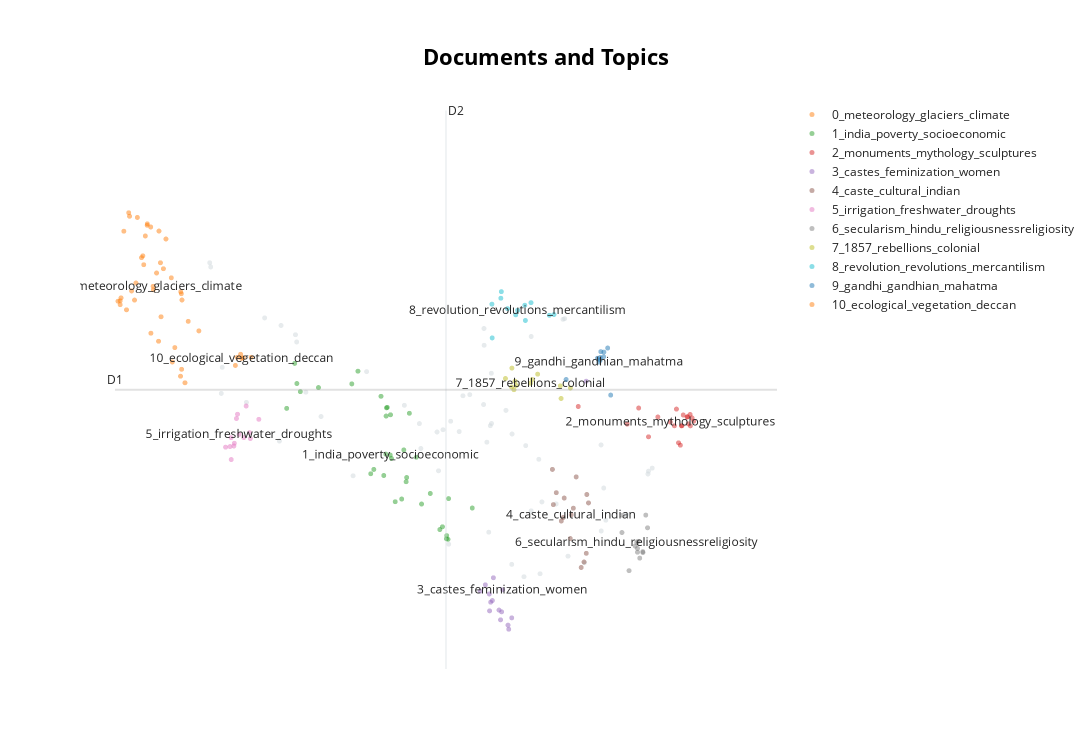

Write notebook code for a chart like this one.
### Code cell
topic_model.visualize_documents(df['Question'])

### Figure 1 — Plotly figure (JSON) as saved in the notebook; plotly's stock layout.template omitted (floating-point values rounded to 4 significant figures)
{"data": [{"hoverinfo": "text", "hovertext": ["Critically discuss the objectives of Bhoodan and Gramdan movements initiated by AcharyaVinobhaBhave and their success.", "Customs and traditions suppress reason leading to obscurantism. Do you agree?", "Mumbai, Delhi and Kolkata are the three Mega cities of the country but the air pollution is much more serious probelm in Delhi as compared to the other two. Why is this so?", "Growing feeling of regionalism is an important factor in generation of demand for a separate state. Discuss.", "Discuss whether formation of new states in recent times is beneficial or not for the economy of India.", "Do you agree that regionalism in India appears to be a consequence of rising cultural assertiveness? Argue.", "Mention the advantages of the cultivation of pulses because of which the year 2016 was declared as the International Year of Pulses by United Nations.", "Petroleum refineries are not necessarily located nearer to crude oil producing areas, particularly in many of the developing countries. Explain its implications.", "What problems are germane to the decolonization process in the Malay Peninsula?", "What were the major technological changes introduced during the Sultanate period? How did those technological changes influence the Indian society?", "What is Cryptocurrency? How does it affect global society? Has it been affecting Indian society also?", "Why is India taking keen interest in the Arctic region?", "What are the two major legal initiatives by the State since Independence addressing discrimination against Scheduled Tribes(STs)?", "What makes the Indian society unique in sustaining its culture? Discuss.", "How does Indian society maintain continuity in traditional social values? Enumerate the changes taking place in it.", "To what extent did the role of the moderates prepare a base for the wider freedom movement? Comment.", "Discuss the multi-dimensional implications of uneven distribution of mineral oil in the world.", "What is the basis of regionalism? Is it that unequal distribution of benefits of development on regional basis eventually promotes regionalism? Substantiate your answer.", "Describing the distribution of rubber producing countries, indicate the major environmental issues faced by them.", "Assess the main administrative issues and socio-cultural problems in the integration process of Indian Princely States.", "Why was there a sudden spurt in famines in colonial India since the mid-eighteenth century? Give reasons.", "‘Latecomer’ Industrial Revolution in Japan involved certain factors that were markedly different from what West had experienced.” Analyze.", "Why is Indian Regional Navigational Satellite System (IRNSS) needed? How does it help in navigation?", "Critically evaluate the various resources of the oceans which can be harnessed to meet the resource crisis in the world.", "Critically examine the effect of globalization on the aged population in India.", "Why are the tribals in India referred to as 'the Scheduled Tribes? Indicate the major provisions in the Constitution of India for their upliftment.", "Why did the ‘Moderates’ failed to carry conviction with the nation about their proclaimed ideology and political goals by the end of the nineteenth century?", "Child cuddling is now being replaced by mobile phones. Discuss its impact on the socialization of children.", "Why did the Green Revolution in India virtually by-pass the eastern region despite fertile soil and good availability of water?", "Account for the change in the spatial pattern of the Iron and Steel industry in the world.", "What were the major political, economic and social developments in the world which motivated the anti-colonial in India?", "Examine how the decline of traditional artisanal industry in colonial India crippled the rural economy.", "South China Sea has assumed great geopolitical significance in the present context. Comment.", "Examine the linkages between the nineteenth century’s ‘Indian Renaissance’ and the emergence of national identity.", "How is the growth of Tier 2 cities related to the rise of a new middle class with an emphasis on the culture of consumption?", "Why did the industrial revolution first occur in England? Discuss the quality of life of the people there during the industrialization. How does it compare with that in India at present times?", "The life cycle of a joint family depends on economic factors rather than social values. Discuss.", "To what extent globalization has influenced the core of cultural diversity in India? Explain.", "Mention the significance of straits and isthmus in international trade.", "Whereas the British planters had developed tea gardens all along the Shivaliks and Lesser Himalayas from Assam to Himachal Pradesh, in effect they did not succeed beyond the Darjeeling area. Explain.", "Explore and evaluate the impact of ‘Work From Home’ on family relationships.", "The Bhakti movement received a remarkable re-orientation with the advent of Sri Chaitanya Mahaprabhu. Discuss.", "The political and administrative reorganization of states and territories has been a continuous ongoing process since the mid-nineteenth century. Discuss with examples.", "What are the economic significances of discovery of oil in Arctic Sea and its possible environemental consequences?", "Debate the issue whether and how contemporary movements for assertion of Dalit identity work towards annihilation of caste.", "‘Communalism arises either due to power struggle or relative deprivation.’ Argue by giving suitable illustrations.", "Why is India considered as a sub-continent? Elaborate your answer.", "The New Economic Policy – 1921 of Lenin had influenced the policies adopted by India soon after independence. Evaluate.", "Evaluate the nature of the Bhakti Literature and its contribution to Indian culture.", "Critically examine the compulsions which prompted India to play a decisive role in the emergence of Bangladesh.", "\"An essential condition to eradicate poverty is to liberate the poor from the process of deprivation.\" Substantiate this statement with suitable examples.", "“Inspite of adverse environmental impact, coal mining is still inevitable for development”.\nDiscuss", "How can the mountain ecosystem be restored from the negative impact of development initiatives and tourism?", "How did the colonial rule affect the tribals in India and what was the tribal response to the colonial oppression?", "What were the events that led to the Suez Crisis in 1956? How did it deal a final blow to Britain’s self-image as a world power?", null], "marker": {"color": "#CFD8DC", "opacity": 0.5, "size": 5}, "mode": "markers+text", "name": "other", "showlegend": false, "type": "scattergl", "x": [7.998, 7.204, 2.193, 4.647, 4.373, 6.28, 4.139, 2.461, 5.381, 5.496, 4.671, 2.605, 6.028, 7.243, 7.275, 6.609, 2.443, 4.741, 1.288, 5.493, 5.423, 5.051, 2.842, 1.963, 5.453, 6.232, 6.634, 5.811, 3.34, 3.551, 5.72, 5.477, 1.123, 7.201, 4.396, 5.157, 6.251, 6.503, 1.108, 5.372, 6.001, 7.939, 4.86, 2.219, 6.943, 6.686, 6.113, 6.113, 7.932, 7.597, 4.829, 1.679, 1.303, 5.816, 5.378, 4.992], "y": [4.625, 3.943, 4.919, 5.017, 5.108, 4.258, 5.306, 5.994, 5.958, 5.109, 4.596, 5.449, 4.869, 4.409, 4.06, 6.239, 6.072, 5.042, 5.435, 5.654, 4.906, 5.41, 5.185, 6.255, 3.93, 4.721, 6.246, 3.58, 4.542, 5.672, 5.251, 5.085, 6.808, 4.876, 4.838, 5.422, 3.479, 4.236, 6.853, 5.315, 3.446, 4.592, 5.134, 6.173, 3.597, 3.669, 4.161, 6.053, 4.561, 4.121, 3.799, 5.338, 5.719, 4.995, 6.14, 5.021]}, {"hoverinfo": "text", "hovertext": ["What characteristics can be assigned to monsoon climate that succeeds in feeding more than 50 percent of the world population residing in Monsoon Asia?", "Bring out the causes for more frequent occurrence of landslides in the Himalayas than in the Western Ghats.", "Major hot deserts in northern hemisphere are located between 20-30 deg N latitudes and on the western sides of the continents. Why?", "The process of desertification does not have climate boundaries. Justify with examples.", "Bring out the causes for the formation of heat islands in the urban habitat of the world.", "Tropical cyclones are largely confined to South China Sea, Bay of Bengal and Gulf of Mexico. Why?", "Most of the unusual climatic happenings are explained as an outcome of the El-Nino effect. Do you agree?", "How do ocean currents and water masses differ in their impacts on marine life and coastal environment? Give suitable examples.", "Bring out the relationship between the shrinking Himalayan glaciers and the symptoms of climate change in the Indian sub-continent.", "Explain the formation of thousands of islands in Indonesian and Philipines archipelagos.", "Assess the impact of global warming on the coral life system with examples.", "Define mantle plume and explain its role in plate tectonics.", "Differentiate the causes of landslides in the Himalayan region and Western Ghats.", "Mention the global occurrence of volcanic eruptions in 2021 and their impact on regional environment.", "How does the Juno Mission of NASA help to understand the origin and evolution of the Earth?", "There is no formation of deltas by rivers on the Western Ghats. Why?", "How far do you agree that the behaviour of the Indian monsoon has been changing due to humanizing landscape? Discuss.", "How will the melting of Himalayan glaciers have a far- reaching impact on the water resources of India?", "How are the fjords formed? Why do they constitute some of the most picturesque areas of the world?", "Discuss the causes of depletion of mangroves and explain their importance in maintaining coastal ecology.", "What do you understand by the theory of continental drift? Discuss the prominent evidences in its support.", "\"The Himalayas are highly prone to landslides.\" Discuss the causes and suggest suitable measures of mitigation.", "Troposphere is a very significant atmospheric layer that determines weather processes.\nHow?", "Account for variations in oceanic salinity and discuss its multi-dimensional effects.", "What do you understand by the phenomenon of ‘temperature inversion’ in meteorology? How does it affect weather and the habitants of the place?", "Briefly mention the alignment of major mountain ranges of the world and explain their impact on local weather conditions, with examples.", "Describe the characteristics and types of primary rocks.", "The recent cyclone on the east coast of India was called ‘Phailin’. How are the tropical cyclones named across the world? Elaborate.", "Discuss the concept of air mass and explain its role in macro-climatic changes.", "Why are the world’s fold mountain systems located along the margins of continents? Bring out the association between the global distribution of fold mountains and the earthquakes and volcanoes.", "Why is the South-West monsoon called ‘Purvaiya’ (easterly) in Bhojpur Region? How has this directional seasonal wind system influenced the cultural ethos of the region?", "How does the cryosphere affect global climate?", "How do the melting of the Arctic ice and glaciers of the Antarctic differently affect the weather patterns and human activities on the Earth? Explain.", "Discuss the geophysical characteristics of Circum- Pacific Zone.", "Discuss the meaning of colour-coded weather warnings for cyclone prone areas given by India Meteorological department.", "What are the consequences of spreading of ‘Dead Zones’ on marine ecosystem?", "What are the forces that influence ocean currents? Describe their role in fishing industry of the world.", "Discuss the consequences of climate change on the food security in tropical countries.", "Explain the factors responsible for the origin of ocean currents. How do they influence regional climates, fishing and navigation?", null], "marker": {"opacity": 0.5, "size": 5}, "mode": "markers+text", "name": "0_meteorology_glaciers_climate", "text": ["", "", "", "", "", "", "", "", "", "", "", "", "", "", "", "", "", "", "", "", "", "", "", "", "", "", "", "", "", "", "", "", "", "", "", "", "", "", "", "0_meteorology_glaciers_climate"], "textfont": {"size": 12}, "type": "scattergl", "x": [0.3112, 0.6567, 0.2298, 0.3504, -0.04074, 0.6706, -0.1876, -0.01833, 0.7734, 0.2805, -0.2291, 0.0462, 0.6662, -0.1085, 0.3178, 0.5101, 0.5643, 0.9392, 0.3869, -0.1531, 0.4261, 0.6759, -0.3198, 0.1345, -0.2866, 0.08088, 0.06661, 0.6533, -0.2861, 0.3407, 0.5257, -0.2731, -0.06274, 0.1054, 0.7225, -0.14, 0.1361, 0.1921, 0.1891, 0.2268], "y": [6.002, 6.538, 6.56, 6.267, 6.634, 5.697, 6.343, 7.345, 6.217, 6.742, 7.195, 6.909, 6.517, 6.547, 7.197, 6.69, 5.932, 6.114, 6.788, 7.396, 7.111, 6.449, 6.436, 7.26, 6.398, 6.832, 6.928, 5.622, 6.44, 6.853, 5.777, 6.472, 6.448, 7.144, 5.551, 7.358, 7.275, 6.089, 7.241, 6.598]}, {"hoverinfo": "text", "hovertext": ["Discuss the various social problems which originated out of the speedy process of urbanization in India.", "With growing scarcity of fossil fuels, the atomic energy is gaining more and more significance in India. Discuss the availability of raw material required for the generation of atomic energy in India and in the world.", "How have digital initiatives in India contributed to the functioning of the education system in the country? Elaborate your answer.", "What are the main socio-economic implications arising out of the development of IT industries in major cities of India?", "Elucidate the relationship between globalization and new technology in a world of scarce resources, with special reference to India.", "Examine the potential of wind energy in India and explain the reasons for their limited spatial spread.", "How is efficient and affordable urban mass transport key to the rapid economic development in India?", "COVID-19 pandemic accelerated class inequalities and poverty in India. Comment.", "‘Despite implementation of various programmes for eradication of poverty by the government in India, poverty is still existing’. Explain by giving reasons.", "Bring out the socio-economic effects of the introduction of railways in different countries of the world", "To what extent has the urban planning and culture of the Indus Valley Civilization provided inputs to the present day urbanization?\nDiscuss.", "Discuss the factors for localisation of agro-based food processing industries of North-West India.", "Defining blue revolution, explain the problems and strategies for pisciculture development in India.", "Can the strategy of regional resource-based manufacturing help in promoting employment in India?", "Do you agree that there is a growing trend of opening new sugar mills in southern states of India? Discuss with justification.", "Mention core strategies for the transformation of aspirational districts in India and explain the nature of convergence, collaboration and competition for its success.", "What is the significance of Industrial Corridors in India? Identifying industrial corridors, explain their main characteristics.", "Discuss the changes in the trends of labour migration within and outside India in the last four decades.", "Discuss the main objectives of Population Education and point out the measures to achieve them in India in detail.", "With a brief background of quality of urban life in India, introduce the objectives and strategy of the 'Smart City Programme'.", "India has immense potential of solar energy though there are regional variations in its developments. Elaborate.", "Why did human development fail to keep pace with economic development in India?", "“The growth of cities as I.T. hubs has opened up new avenues of employment, but has also created new problems”. Substantiate this statement with examples", "From being net food importer in 1960s, India has emerged as a net food exporter to the world. Provide reasons.", "It is said that India has substantial reserves of shale oil and gas, which can feed the needs of the country for quarter century. However, tapping of the resource does not appear to be high on the agenda. Discuss critically the availability and issues involved.", "Account for the present location of iron and steel industries away from the source of raw material, by giving examples.", "Analyze the factors for the highly decentralized cotton textile industry in India.", "Explain the role of geographical factors towards the development of Ancient India.", "How does India see its place in the economic space of rising natural resources rich Africa?", "Does urbanization lead to more segregation and/or marginalization of the poor in Indian metropolises?", "Smart cities in India cannot sustain without smart vilages. Discuss this statement in the backdrop of rural urban integration.", "Critically examine whether growing population is the cause of poverty OR poverty is the mains cause of population increase in India.", "Despite India being one of the countries of the Gondwanaland, its mining industry contributes much less to its Gross Domestic Product(GDP) in percentage. Discuss.", null], "marker": {"opacity": 0.5, "size": 5}, "mode": "markers+text", "name": "1_india_poverty_socioeconomic", "text": ["", "", "", "", "", "", "", "", "", "", "", "", "", "", "", "", "", "", "", "", "", "", "", "", "", "", "", "", "", "", "", "", "", "1_india_poverty_socioeconomic"], "textfont": {"size": 12}, "type": "scattergl", "x": [4.542, 2.465, 4.731, 4.13, 4.216, 2.306, 4.166, 4.818, 4.798, 4.174, 3.818, 3.861, 3.615, 3.855, 3.873, 3.937, 3.849, 5.196, 4.691, 3.996, 2.519, 4.827, 4.324, 3.775, 2.431, 3.416, 3.923, 3.663, 2.801, 4.406, 4.097, 4.794, 3.32, 3.919], "y": [4.35, 5.543, 3.988, 4.822, 5.22, 5.273, 4.477, 3.852, 3.892, 4.523, 4.545, 5.279, 4.564, 5.19, 5.284, 4.73, 4.777, 4.192, 3.958, 4.26, 5.454, 4.294, 4.743, 5.404, 5.761, 5.677, 5.204, 4.611, 5.499, 4.235, 4.289, 3.858, 5.539, 4.766]}, {"hoverinfo": "text", "hovertext": ["Early Buddhist Stupa-art, while depicting folk motifs and narratives successfully expounds Buddhist ideals. Elucidate.", "The rock-cut architecture represents one of the most important sources of our knowledge of early Indian art and history. Discuss.", "Assess the importance of the accounts of the Chinese and Arab travellers in the reconstruction of the history of India.", "Taxila university was one of the oldest universities of the world with which were associated a number of renowned learned personalities of different disciplines. Its strategic location caused its fame to flourish, but unlike Nalanda, it is not considered as a university in the modern sense. Discuss.", "Highlight the Central Asian and Greco Bactrian elements in the Gandhara art.", "“In many ways, Lord Dalhousie was the founder of modern India.” Elaborate.", "How do you justify the view that the level of excellence of the Gupta numismatic art is not at all noticeable in later times?", "Discuss the ‘Tandava’ dance as recorded in early Indian inscriptions.", "Safeguarding the Indian art heritage is the need of the moment.", "Gandhara sculpture owed as much to the Romans as to the Greeks. Explain.", "Discuss the significance of the lion and bull figures in Indian mythology, art and architecture.", "Chola architecture represents a high watermark in the evolution of temple architecture. Discuss", "Though not very useful from the point of view of a connected political history of South India, the Sangam literature portrays the social and economic conditions of its time with remarkable vividness. Comment.", "Persian literary sources of medieval India reflect the spirit of the age. Comment.", "Discuss the main contributions of Gupta period and Chola period to Indian heritage and culture\n.", "Krishnadeva Raya, the King of Vijayanagar, was not only an accomplished scholar himself but was also a great patron of learning and literature. Discuss.", "Indian Philosophy and tradition played a significant role in conceiving and shaping the monuments and their art in India. Discuss.", "How will you explain the medieval Indian temple sculptures represent the social life of those days?", "Mesolithic rock cut architecture of India not only reflects the cultural life of the times but also a fine aesthetic sense comparable to modern painting. Critically evaluate this comment.", null], "marker": {"opacity": 0.5, "size": 5}, "mode": "markers+text", "name": "2_monuments_mythology_sculptures", "text": ["", "", "", "", "", "", "", "", "", "", "", "", "", "", "", "", "", "", "", "2_monuments_mythology_sculptures"], "textfont": {"size": 12}, "type": "scattergl", "x": [8.587, 8.453, 6.846, 7.94, 8.558, 7.787, 8.436, 8.592, 8.481, 8.548, 8.644, 8.618, 7.609, 8.375, 8.408, 8.085, 8.343, 8.541, 8.46, 8.28], "y": [5.207, 5.083, 5.293, 4.965, 5.105, 5.277, 4.874, 5.083, 5.201, 5.183, 5.134, 5.169, 5.103, 5.265, 4.899, 5.179, 5.084, 5.179, 5.085, 5.125]}, {"hoverinfo": "text", "hovertext": ["Discuss the role of women in the freedom struggle especially during the Gandhian phase.", "“Empowering women is the key to control population growth.” Discuss.", "Examine the role of ‘Gig Economy’ in the process of empowerment of women in India.", "‘Women’s movement in India has not addressed the issues of women of lower social strata.’ Substantiate your view.", "Discuss the positive and negative effects of globalization on women in India?", "How do you explain the statistics that show that the sex ratio in Tribes in India is more favourable to women than the sex ratio among Scheduled Castes?", "Why do some of the most prosperous regions of India have an adverse sex ratio for women? Give your arguments.", "Discuss the various economic and\nsocio-cultural forces that are driving increasing feminization of agriculture in India.", "What are the continued challenges for women in India against time and space?", "“Male membership needs to be encouraged in order to make women’s organization free from gender bias.” Comment.", "How does patriarchy impact the position of a middle class working woman in India?", "Explain why suicide among young women is increasing in Indian Society.", "Defying the barriers of age, gender and religion, the Indian women became the torchbearer during the struggle for freedom in India. Discuss.", "The women’s questions arose in modern India as a part of the 19th century social reform movement. What are the major issues and debates concerning women in that period?", null], "marker": {"opacity": 0.5, "size": 5}, "mode": "markers+text", "name": "3_castes_feminization_women", "text": ["", "", "", "", "", "", "", "", "", "", "", "", "", "", "3_castes_feminization_women"], "textfont": {"size": 12}, "type": "scattergl", "x": [6.97, 5.319, 5.636, 5.764, 5.525, 5.461, 5.483, 5.4, 5.653, 5.466, 5.613, 5.509, 5.811, 5.752, 5.669], "y": [5.568, 3.289, 2.979, 2.877, 3.435, 3.259, 3.17, 3.359, 3.065, 3.076, 3.084, 3.188, 3.0, 2.921, 3.305]}, {"hoverinfo": "text", "hovertext": ["Examine the uniqueness of tribal knowledge system when compared with mainstream knowledge and cultural systems.", "Has the formation of linguistic States strengthened the cause of Indian Unity?", "Given the diversities among the tribal communities in India, in which specific contexts should they be considered as a single category?", "Do we have cultural pockets of small India all over the nation? Elaborate with examples.", "The ancient civilization in Indian sub continent differed from those of Egypt , Mesopotamia and Greece in that its culture and traditions have been preserved without breakdown to the present day. Comment", "Discuss the impact of post-liberal economy on ethnic identity and communalism.", "“Caste system is assuming new identities and associational forms. Hence, caste system cannot be eradicated in India.”", "Globalisation is generally said to promote cultural homogenisation but due to this cultural specificities appear to be strengthened in the Indian society.’ Elucidate.", "In the context of the diversity of India, can it be said that the regions form cultural units rather than the States? Give reasons with examples for your view point.", "Has caste lost its relevance in understanding the multi- cultural Indian Society? Elaborate your answer with illustrations.", "Why is caste identity in India both fluid and static?", "Is diversity and pluralism in India under threat due to globalisation? Justify your answer.", "Are we losing our local identity for the global identity? Discuss.", "Describe any four cultural elements of diversity in India and rate their relative significance in building a national identity.", null], "marker": {"opacity": 0.5, "size": 5}, "mode": "markers+text", "name": "4_caste_cultural_indian", "text": ["", "", "", "", "", "", "", "", "", "", "", "", "", "", "4_caste_cultural_indian"], "textfont": {"size": 12}, "type": "scattergl", "x": [6.98, 6.814, 6.444, 6.504, 7.006, 6.722, 6.936, 6.77, 6.458, 6.971, 6.892, 6.582, 6.612, 6.627, 6.737], "y": [4.339, 4.53, 4.611, 4.358, 4.247, 3.86, 3.606, 4.19, 4.229, 3.7, 3.547, 4.051, 4.089, 4.3, 4.118]}, {"hoverinfo": "text", "hovertext": ["Enumerate the problems and prospects of inland water transport in India.", "Present an account of the Indus Water Treaty and examine its ecological, economic and political implications in the context of changing bilateral relations.", "India is well endowed with fresh water resources. Critically examine why it still suffers from water scarcity.", "In what way micro-watershed development projects help in water conservation in\ndrought-prone and semi-arid regions of India?", "The effective management of land and water resources will drastically reduce the human miseries. Explain.", "The interlinking of rivers can provide viable solutions to the multi-dimensional inter-related problems of droughts, floods and interrupted navigation. Critically examine.", "Major cities of India are becoming more vulnerable to flood conditions. Discuss.", "what are the environmental implications of the reclamation of the water bodies into urban land use? Explain with examples.", "Why is the world today confronted with a crisis of availability of and access to freshwater resources?", "What is water stress? How and why does it differ regionally in India?", "Account for the huge flooding of million cities in India including the smart ones like Hyderabad and Pune. Suggest lasting remedial measures.", "In what way can floods be converted into a sustainable source of irrigation and all-weather inland navigation in India?", "“The ideal solution of depleting ground water resources in India is water harvesting system.” How can it be made effective in urban areas?", null], "marker": {"opacity": 0.5, "size": 5}, "mode": "markers+text", "name": "5_irrigation_freshwater_droughts", "text": ["", "", "", "", "", "", "", "", "", "", "", "", "", "5_irrigation_freshwater_droughts"], "textfont": {"size": 12}, "type": "scattergl", "x": [1.741, 1.873, 1.728, 1.491, 1.541, 1.441, 1.484, 1.524, 1.675, 1.639, 1.443, 1.355, 1.424, 1.566], "y": [4.946, 5.154, 5.01, 4.895, 5.21, 4.956, 4.864, 5.163, 5.299, 4.956, 4.718, 4.852, 4.859, 4.991]}, {"hoverinfo": "text", "hovertext": ["Pala period is the most significant phase in the history of Buddhism in India. Enumerate.", "Do you think marriage as a sacrament in loosing its value in Modern India?", "The spirit of tolerance and love is not only an interesting feature of Indian society from very early times, but it is also playing an important part at the present. Elaborate.", "Are tolerance, assimilation and pluralism the key elements in the making of an Indian form of secularism? Justify your answer.", "How do the Indian debates on secularism differ from the debates in the West?", "How the Indian concept of secularism different from the western model of secularism?\nDiscuss.", "What are the main features of Vedic society and religion? Do you think some of the features are still prevailing in Indian society?", "Distinguish between religiousness/religiosity and communalism giving one example of how the former has got transformed into the latter in independent India.", "Sufis and medieval saints failed to modify either the religious ideas and practices or the outward structure of Hindu/ Muslim societies to any appreciable extent. Comment.", "What are the challenges to our cultural practices in the name of secularism?", "Trace the rise and growth of socio-religious reform movements with special reference to Young Bengal and Brahmo Samaj.", "Analyze the salience of ‘sect’ in Indian society vis-a-vis caste, region and religion.", null], "marker": {"opacity": 0.5, "size": 5}, "mode": "markers+text", "name": "6_secularism_hindu_religiousnessreligiosity", "text": ["", "", "", "", "", "", "", "", "", "", "", "", "6_secularism_hindu_religiousnessreligiosity"], "textfont": {"size": 12}, "type": "scattergl", "x": [7.897, 7.526, 7.535, 7.769, 7.851, 7.803, 7.777, 7.732, 7.853, 7.637, 7.925, 7.768, 7.756], "y": [4.115, 3.926, 4.114, 3.712, 3.719, 3.648, 3.831, 3.779, 3.709, 3.512, 3.977, 3.753, 3.816]}, {"hoverinfo": "text", "hovertext": ["The 1857 uprising was the culmination of the recurrent, big and small local rebellions that had occurred in the preceding hundred years of British rule. Elucidate.", "Several foreigners made India their homeland and participated in various movements.\nAnalyze their role in the Indian struggle for freedom.", "In what ways did the navel mutiny prove to be the last nail in the coffin of British colonial aspirations in India?", "Explain how the Uprising of 1857 constitutes an important watershed in the evolution of British policies towards colonial India.", "Why indentured labour was taken by the British from India to their colonies? have they been able to preserve their cultural identity over there?", "Highlight the importance of the new objectives that got added to the vision of Indian Independence since the twenties of the last century.", "Examine critically the various facets of economic policies of the British in India from mid-eighteenth century till independence.", "Why did the armies of the British East India Company – mostly comprising of Indian soldiers – win consistently against the more numerous and better equipped armies of the Indian rulers? Give reasons.", "Discuss the contributions of MaulanaAbulKalam Azad to pre- and post-independent India.", "The third battle of Panipat was fought in 1761. Why were so many empire-shaking battles fought at Panipat?", "Clarify how mid-eighteenth century India was beset with the spectre of a fragmented polity.", null], "marker": {"opacity": 0.5, "size": 5}, "mode": "markers+text", "name": "7_1857_rebellions_colonial", "text": ["", "", "", "", "", "", "", "", "", "", "", "7_1857_rebellions_colonial"], "textfont": {"size": 12}, "type": "scattergl", "x": [5.808, 6.724, 5.88, 5.845, 5.861, 6.567, 5.813, 5.713, 6.579, 6.129, 6.214, 6.103], "y": [5.504, 5.494, 5.521, 5.476, 5.568, 5.517, 5.71, 5.597, 5.38, 5.587, 5.644, 5.545]}, {"hoverinfo": "text", "hovertext": ["Since the decade of the 1920s, the national movement acquired various ideological strands and thereby expanded its social base. Discuss.", "“American Revolution was an economic revolt against mercantilism.” Substantiate.", "The anti-colonial struggles in West Africa were led by the new elite of Western-educated Africans.", "Explain how the foundations of the modern world were laid by the American and French Revolutions.", "To what extend can Germany be held responsible for causing the two World Wars? Discuss critically.", "What policy instruments were deployed to contain the Great Economic Depression?", "Evaluate the policies of Lord Curzon and their long term implications on the national movements.", "Assess the role of British imperial power in complicating the process of transfer of power during the 1940s.", "“Africa was chopped into states artificially created by accidents of European competition.” Analyze.", "” There arose a serious challenge to the Democratic State System between the two World Wars.” Evaluate the statement.", "Analyze the circumstances that led to the Tashkent Agreement in 1966. Discuss the highlights of the Agreement.", null], "marker": {"opacity": 0.5, "size": 5}, "mode": "markers+text", "name": "8_revolution_revolutions_mercantilism", "text": ["", "", "", "", "", "", "", "", "", "", "", "8_revolution_revolutions_mercantilism"], "textfont": {"size": 12}, "type": "scattergl", "x": [6.396, 6.014, 5.745, 6.11, 5.502, 6.023, 6.468, 5.506, 5.641, 5.649, 5.873, 5.902], "y": [6.283, 6.392, 6.355, 6.42, 6.404, 6.227, 6.291, 6.038, 6.468, 6.54, 6.288, 6.337]}, {"hoverinfo": "text", "hovertext": ["Highlight the differences in the approach of Subhash Chandra Bose and Mahatma Gandhi in the struggle for freedom.", "Bring out the constructive programmes of Mahatma Gandhi during Non-Cooperation Movement and Civil Disobedience Movement.", "Many voices had strengthened and enriched the nationalist movement during the Gandhian phase. Elaborate.", "What was the difference between Mahatma Gandhi and Rabindranath Tagore in their approach towards education and nationalism?", "Mahatma Gandhi and Dr. B R Ambedkar, despite having divergent approaches and strategies, had a common goal of amelioration of the downtrodden. Elucidate.", "How difficult would have been the achievement of Indian independence without Mahatma Gandhi? Discuss.", "Write a critical note on the evolution and significance of the slogan, ‘Jai Jawan, Jai Kisan’.", "It would have been difficult for the Constituent Assembly to complete its historic task of drafting the Constitution for Independent India in just three years, but its experience gained with the Government of India Act, 1935\n.Discuss.", "Throw light on the significance of the thoughts of Mahatma Gandhi in the present times.", null], "marker": {"opacity": 0.5, "size": 5}, "mode": "markers+text", "name": "9_gandhi_gandhian_mahatma", "text": ["", "", "", "", "", "", "", "", "", "9_gandhi_gandhian_mahatma"], "textfont": {"size": 12}, "type": "scattergl", "x": [7.187, 7.245, 7.189, 7.197, 7.304, 7.145, 7.351, 6.657, 7.241, 7.169], "y": [5.825, 5.883, 5.797, 5.889, 5.928, 5.817, 5.417, 5.586, 5.833, 5.775]}, {"hoverinfo": "text", "hovertext": ["Identify and discuss the factors responsible for diversity of natural vegetation in India. Assess the significance of wildlife sanctuaries in rain forests regions of India.", "Examine the status of forest resources of India and its resultant impact on climate change.", "Discuss the natural resource potentials of ‘Deccan trap’.", "The states of Jammu and Kashmir, Himachal Pradesh and Uttarakhand are reaching the limits of ecological carrying capacity due to tourism. Critically evaluate.", "Comment on the resource potentials of the long coastline of India and highlight the status of natural hazard preparedness in these areas.", null], "marker": {"opacity": 0.5, "size": 5}, "mode": "markers+text", "name": "10_ecological_vegetation_deccan", "text": ["", "", "", "", "", "10_ecological_vegetation_deccan"], "textfont": {"size": 12}, "type": "scattergl", "x": [1.534, 1.589, 1.754, 1.508, 1.631, 1.603], "y": [5.827, 5.86, 5.828, 5.739, 5.823, 5.815]}], "layout": {"annotations": [{"showarrow": false, "text": "D1", "x": -0.3677, "y": 5.475, "yshift": 10}, {"showarrow": false, "text": "D2", "x": 4.786, "xshift": 10, "y": 8.505}], "height": 750, "shapes": [{"line": {"color": "#CFD8DC", "width": 2}, "type": "line", "x0": 4.786, "x1": 4.786, "y0": 2.445, "y1": 8.505}, {"line": {"color": "#9E9E9E", "width": 2}, "type": "line", "x0": -0.3677, "x1": 9.941, "y0": 5.475, "y1": 5.475}], "title": {"font": {"color": "Black", "size": 22}, "text": "<b>Documents and Topics</b>", "x": 0.5, "xanchor": "center", "yanchor": "top"}, "width": 1200, "xaxis": {"visible": false}, "yaxis": {"visible": false}}}
